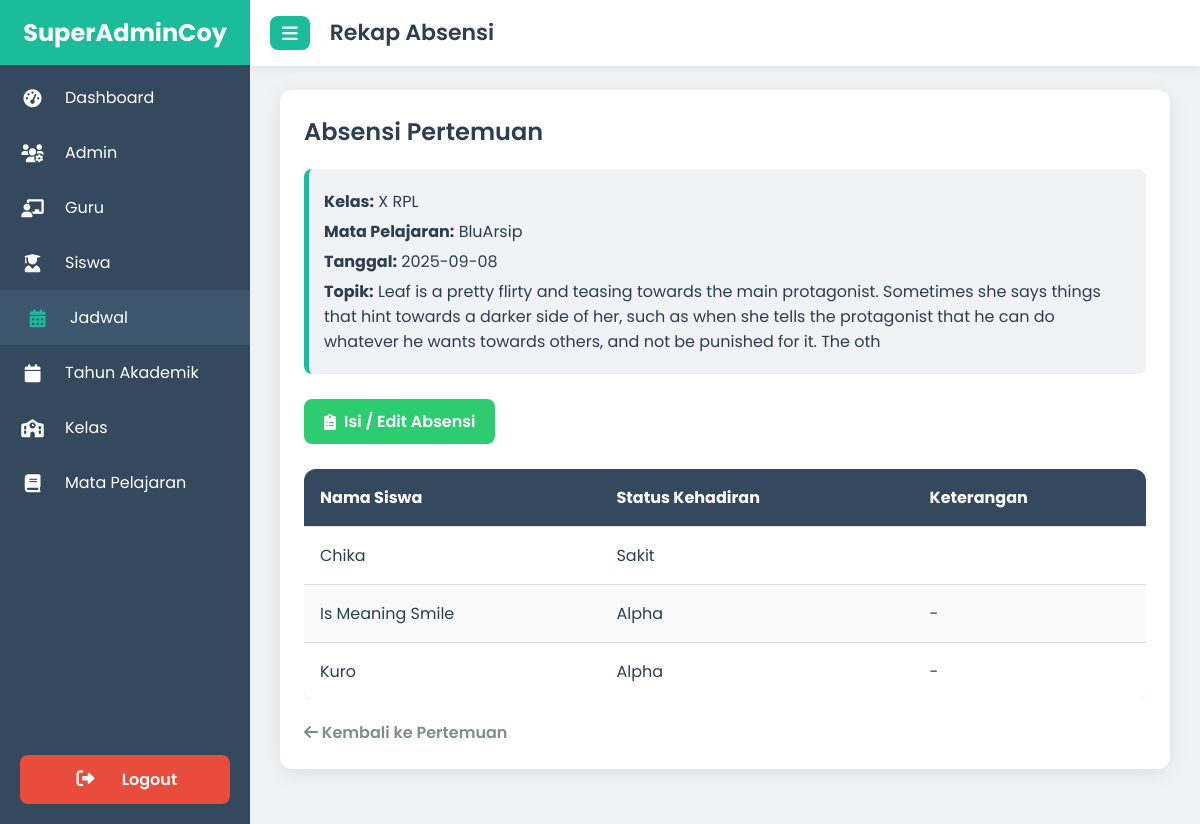
The app's page /superadmin/absensi/absensi.php?id_pertemuan=24 (signed in) with its own data.
### tables this page shows
CREATE TABLE `pertemuan` (
  `id` int(11) NOT NULL,
  `id_jadwal` int(11) DEFAULT NULL,
  `tanggal` date DEFAULT NULL,
  `topik` varchar(255) DEFAULT NULL
);

CREATE TABLE `class` (
  `id` int(11) NOT NULL,
  `nama_kelas` varchar(50) NOT NULL,
  `teacher_id` int(11) NOT NULL,
  `photo` varchar(255) NOT NULL,
  `tahun_ajaran` varchar(20) NOT NULL,
  `deskripsi` text NOT NULL,
  `id_tahun_akademik` int(11) DEFAULT NULL
);

CREATE TABLE `mapel` (
  `id` int(11) NOT NULL,
  `nama_mapel` varchar(100) NOT NULL,
  `photo` varchar(255) DEFAULT NULL,
  `kurikulum` varchar(50) NOT NULL
);

CREATE TABLE `siswa` (
  `id` int(11) NOT NULL,
  `NIS` int(11) NOT NULL,
  `name` varchar(50) NOT NULL,
  `gender` enum('laki-laki','perempuan') NOT NULL,
  `dob` date NOT NULL,
  `photo` varchar(40) DEFAULT NULL,
  `no_hp` int(10) UNSIGNED NOT NULL,
  `email` varchar(50) DEFAULT NULL,
  `pass` varchar(255) DEFAULT NULL,
  `alamat` varchar(50) DEFAULT NULL,
  `admission_date` datetime NOT NULL,
  `class_id` int(11) DEFAULT NULL
);

### superadmin/absensi/absensi.php (the view, shortened to what this page needs)
<?php
require '../../koneksi.php';
$id_pertemuan = $_GET['id_pertemuan'] ?? null;
$stmt_pertemuan = $pdo->prepare("
        SELECT
            pertemuan.*,
            jadwal.class_id,
            jadwal.id_mapel,
            mapel.nama_mapel,
            class.nama_kelas
        FROM pertemuan
        JOIN jadwal ON pertemuan.id_jadwal = jadwal.id
        JOIN mapel ON jadwal.id_mapel = mapel.id
        JOIN class ON jadwal.class_id = class.id
        WHERE pertemuan.id = ?
    ");
$stmt_pertemuan->execute([$id_pertemuan]);
$pertemuan_info = $stmt_pertemuan->fetch(PDO::FETCH_ASSOC);
$id_jadwal = $pertemuan_info['id_jadwal'];
$class_id = $pertemuan_info['class_id'];
$stmt_siswa = $pdo->prepare("SELECT id, name FROM siswa WHERE class_id = ? ORDER BY name ASC");
$stmt_siswa->execute([$class_id]);
$siswa_list = $stmt_siswa->fetchAll(PDO::FETCH_ASSOC);
$stmt_absensi = $pdo->prepare("SELECT id_siswa, status, keterangan FROM absensi WHERE id_pertemuan = ?");
$stmt_absensi->execute([$id_pertemuan]);
$absensi_data = [];
while ($row = $stmt_absensi->fetch(PDO::FETCH_ASSOC)) {
    $absensi_data[$row['id_siswa']] = ['status' => $row['status'], 'keterangan' => $row['keterangan']];
}
?>
<!DOCTYPE html>
<html lang="id">
<head>
    <link href="https://cdnjs.cloudflare.com/ajax/libs/font-awesome/6.0.0-beta3/css/all.min.css" rel="stylesheet">
</head>
<body>
    <div class="sidebar" id="sidebar">
        <div class="logo"><span>SuperAdminCoy</span></div>
        <nav>
            <a href="../dashboard_superadmin.php">
                <i class="fas fa-tachometer-alt"></i>
                <span>Dashboard</span>
            </a>
            <a href="../admin/index.php">
                <i class="fas fa-users-cog"></i>
                <span>Admin</span>
            </a>
            <a href="../guru/index.php">
                <i class="fas fa-chalkboard-teacher"></i>
                <span>Guru</span>
            </a>
            <a href="../siswa/index.php">
                <i class="fas fa-user-graduate"></i>
                <span>Siswa</span>
            </a>
            <a href="../jadwal/index.php" class="active">
                <i class="fas fa-calendar-alt"></i>
                <span>Jadwal</span>
            </a>
            <a href="../Tahun_Akademik/index.php">
                <i class="fas fa-calendar"></i>
                <span>Tahun Akademik</span>
            </a>
            <a href="../kelas/index.php">
                <i class="fas fa-school"></i>
                <span>Kelas</span>
            </a>
            <a href="../mapel/index.php">
                <i class="fas fa-book"></i>
                <span>Mata Pelajaran</span>
            </a>
            <div class="logout-button-container">
                <a onclick="showLogoutConfirm(event)">
                    <i class="fas fa-sign-out-alt"></i>
                    <span>Logout</span>
                </a>
            </div>
        </nav>
    </div>
    <div class="header" id="header">
        <button class="toggle-btn" onclick="toggleSidebar()">
            <i class="fas fa-bars"></i>
        </button>
        <h1>Rekap Absensi</h1>
    </div>
    <div class="content" id="mainContent">
        <div class="card">
            <h2>Absensi Pertemuan</h2>
            <?php if ($pertemuan_info): ?>
                <div class="info-header">
                    <p><strong>Kelas:</strong> <?= htmlspecialchars($pertemuan_info['nama_kelas']) ?></p>
                    <p><strong>Mata Pelajaran:</strong> <?= htmlspecialchars($pertemuan_info['nama_mapel']) ?></p>
                    <p><strong>Tanggal:</strong> <?= htmlspecialchars($pertemuan_info['tanggal']) ?></p>
                    <p><strong>Topik:</strong> <?= htmlspecialchars($pertemuan_info['topik']) ?></p>
                </div>
            <?php endif; ?>
            <a href="#" onclick="openModal()" class="add-link">
                <i class="fas fa-clipboard-list"></i> Isi / Edit Absensi
            </a>
            <div class="table-container">
                <table class="absensi-table">
                    <thead>
                        <tr>
                            <th>Nama Siswa</th>
                            <th>Status Kehadiran</th>
                            <th>Keterangan</th>
                        </tr>
                    </thead>
                    <tbody>
                        <?php if (empty($absensi_data)): ?>
                            <tr>
                                <td colspan="3" style="text-align: center;">Belum ada data absensi untuk pertemuan ini.</td>
                            </tr>
                        <?php else: ?>
                            <?php foreach ($siswa_list as $siswa): ?>
                                <tr>
                                    <td><?= htmlspecialchars($siswa['name']) ?></td>
                                    <td><?= htmlspecialchars($absensi_data[$siswa['id']]['status'] ?? 'Belum Diisi') ?></td>
                                    <td><?= htmlspecialchars($absensi_data[$siswa['id']]['keterangan'] ?? '-') ?></td>
                                </tr>
                            <?php endforeach; ?>
                        <?php endif; ?>
                    </tbody>
                </table>
            </div>
            <a href="../jadwal/pertemuan.php?id_jadwal=<?= htmlspecialchars($id_jadwal) ?>" class="back-link">
                <i class="fas fa-arrow-left"></i> Kembali ke Pertemuan
            </a>
        </div>
    </div>
</body>
</html>

### superadmin/absensi/absensi.php (style rules this page uses)
:root { --primary-color: #1abc9c; --secondary-color: #34495e; --background-color: #f0f2f5; --card-background: #ffffff; --text-color: #2c3e50; --light-text-color: #7f8c8d; --border-color: #e0e0e0; --shadow-color: rgba(0, 0, 0, 0.08); --sidebar-width: 250px; --sidebar-collapsed-width: 70px; }
* { box-sizing: border-box; margin: 0; padding: 0; }
body { font-family: 'Poppins', sans-serif; background-color: var(--background-color); display: flex; min-height: 100vh; color: var(--text-color); overflow-x: hidden; }
.sidebar { width: var(--sidebar-width); background-color: var(--secondary-color); position: fixed; top: 0; left: 0; height: 100%; transition: width 0.3s ease; z-index: 1000; padding-top: 70px; overflow: hidden; }
.sidebar .logo { color: #fff; font-size: 24px; font-weight: 700; text-align: center; padding: 15px 0; position: absolute; top: 0; left: 0; width: 100%; background: var(--primary-color); }
.logo span { transition: font-size 0.3s ease; }
.sidebar nav a { display: flex; align-items: center; padding: 15px 20px; color: #fff; text-decoration: none; transition: background-color 0.2s ease, padding-left 0.2s ease; }
.sidebar nav a i { width: 25px; text-align: center; margin-right: 20px; font-size: 18px; }
.sidebar nav a:hover, .sidebar nav a.active { background-color: #3e566d; padding-left: 25px; }
.sidebar nav a.active i { color: var(--primary-color); }
.header { height: 65.5px; background-color: var(--card-background); box-shadow: 0 2px 10px var(--shadow-color); display: flex; align-items: center; padding: 0 20px; position: fixed; top: 0; left: var(--sidebar-width); width: calc(100% - var(--sidebar-width)); z-index: 999; transition: left 0.3s ease, width 0.3s ease; }
.header h1 { font-size: 22px; font-weight: 600; margin: 0; }
.content { flex-grow: 1; padding: 90px 30px 30px 30px; margin-left: var(--sidebar-width); transition: margin-left 0.3s ease; max-width: 100%; }
.toggle-btn { background-color: var(--primary-color); color: white; border: none; padding: 8px 12px; border-radius: 8px; cursor: pointer; font-size: 18px; display: flex; align-items: center; margin-right: 20px; transition: background-color 0.3s; }
.card { background: var(--card-background); border-radius: 12px; padding: 24px; box-shadow: 0 4px 20px var(--shadow-color); margin-bottom: 25px; max-width: 1200px; margin-left: auto; margin-right: auto; }
.card h2 { margin-bottom: 20px; font-size: 24px; font-weight: 600; color: var(--text-color); }
.add-link { display: inline-flex; align-items: center; gap: 8px; margin-bottom: 25px; padding: 10px 20px; background-color: #2ecc71; color: white; text-decoration: none; border-radius: 8px; font-weight: 600; transition: background-color 0.3s, transform 0.2s; }
.table-container { overflow-x: auto; -webkit-overflow-scrolling: touch; }
.absensi-table { width: 100%; border-collapse: separate; border-spacing: 0; border-radius: 12px; overflow: hidden; box-shadow: 0 2px 10px rgba(0, 0, 0, 0.05); }
.absensi-table thead { background-color: var(--secondary-color); color: white; }
.absensi-table th, .absensi-table td { padding: 16px; text-align: left; border-bottom: 1px solid var(--border-color); }
.absensi-table tbody tr:last-child td { border-bottom: none; }
.absensi-table tbody tr:nth-child(even) { background-color: #f9f9f9; }
.back-link { display: inline-block; margin-top: 20px; text-decoration: none; color: var(--light-text-color); font-weight: 600; }
.info-header { background: #f0f2f5; padding: 15px; border-radius: 8px; margin-bottom: 25px; border-left: 5px solid var(--primary-color); }
.info-header p { margin: 5px 0; font-size: 16px; color: var(--text-color); }
.sidebar .logout-button-container { position: absolute; bottom: 20px; left: 0; width: 100%; padding: 0 20px; }
.sidebar .logout-button-container a { background-color: #e74c3c; color: white; font-weight: 600; text-align: center; border-radius: 8px; display: block; padding: 12px 20px; text-decoration: none; transition: background-color 0.3s; }

### records on screen
pertemuan: class.nama_kelas "X RPL", mapel.nama_mapel "BluArsip", tanggal "2025-09-08", topik "Leaf is a pretty flirty and teasing towards the main protagonist. Sometimes she says things that hint towards a darker side of her, such as when she tells the protagonist that he can do whatever he wants towards others, and not be punished for it. The oth"
siswa: name "Chika", id "Sakit"
siswa: name "Is Meaning Smile", id "Alpha", id "-"
siswa: name "Kuro", id "Alpha", id "-"
